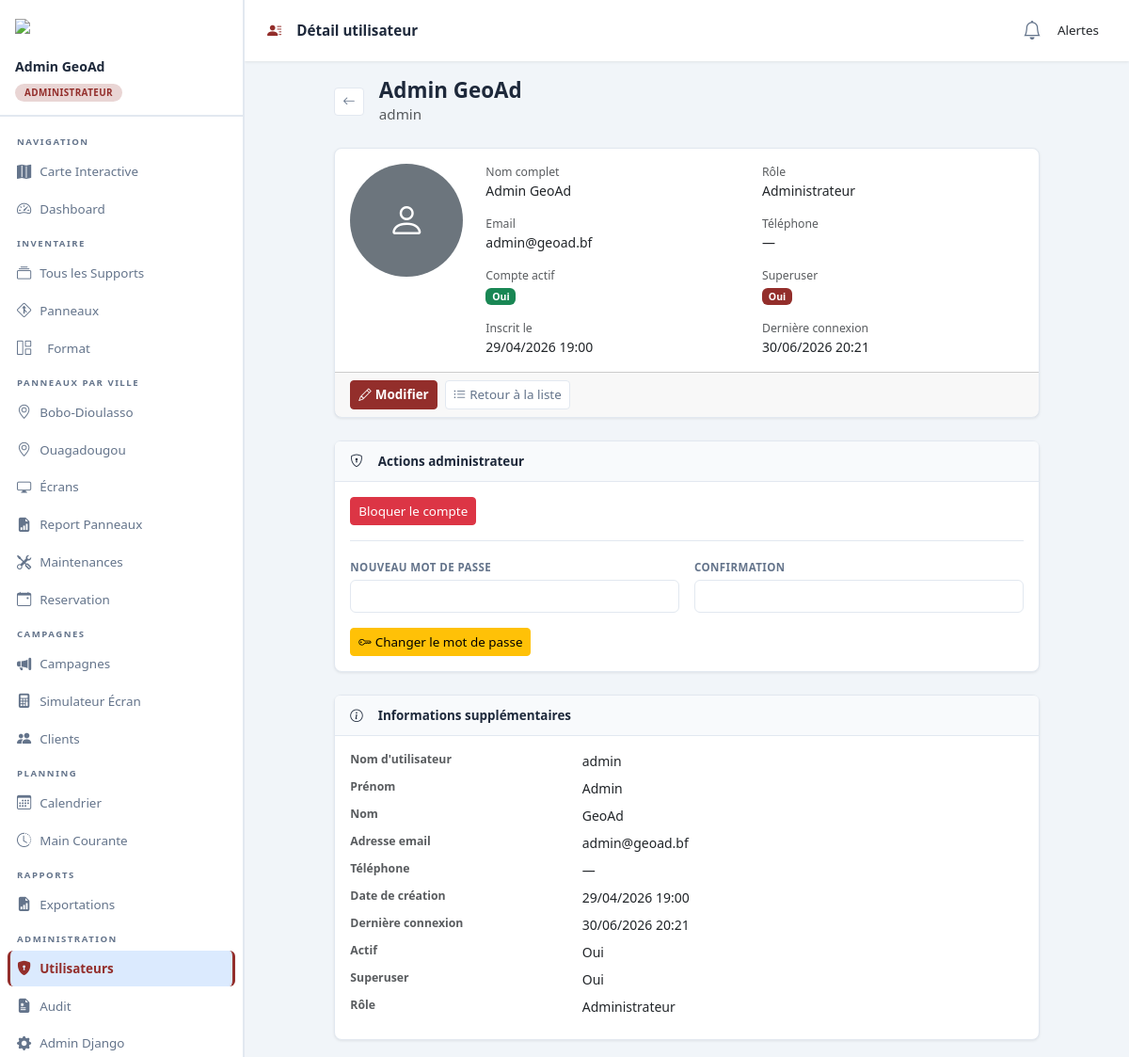
Before: /gestion/accounts/users/185/ (signed in) with the older database file.
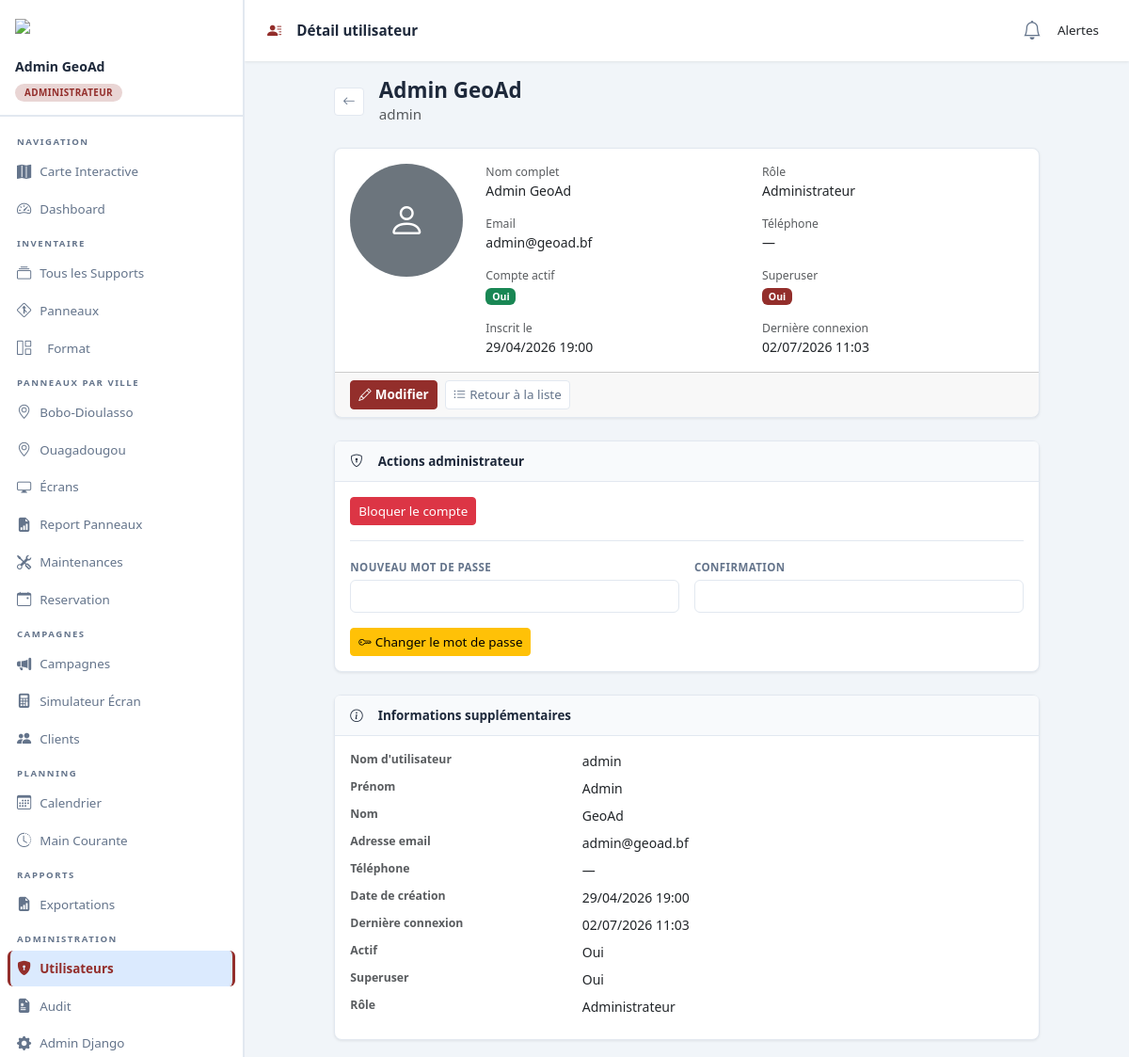
After: the same page with the newer database file.
### accounts/models.py (models this page shows, shortened)
class User(AbstractUser):
    ROLE_ADMIN      = 'admin'
    ROLE_STAFF      = 'staff'
    ROLE_TECHNICIEN = 'technicien'
    ROLE_CLIENT     = 'client'
    ROLE_CHOICES = [
        (ROLE_ADMIN,      'Administrateur'),
        (ROLE_STAFF,      'Staff Régie'),
        (ROLE_TECHNICIEN, 'Technicien'),
        (ROLE_CLIENT,     'Client'),
    ]
    role           = models.CharField(max_length=20, choices=ROLE_CHOICES, default=ROLE_STAFF)
    telephone      = models.CharField(max_length=30, blank=True)
    avatar         = models.ImageField(upload_to='avatars/', blank=True, null=True)
    client_profile = models.OneToOneField(
        'campaigns.Client', on_delete=models.SET_NULL,
        null=True, blank=True, related_name='user_account'
    )
    class Meta:
        verbose_name        = 'Utilisateur'
        verbose_name_plural = 'Utilisateurs'
    def get_role_display(self):
        return get_choice_label(self, 'role', self.ROLE_CHOICES)
    @property
    def is_admin(self):
        return self.role == self.ROLE_ADMIN or self.is_superuser
    @property
    def is_technicien(self):
        return self.role == self.ROLE_TECHNICIEN
    @property
    def is_client(self):
        return self.role == self.ROLE_CLIENT
    @property
    def client(self):
        """Raccourci : retourne le Client lié ou None."""
        if self.role == self.ROLE_CLIENT:
            return self.client_profile
        return None

### accounts/views.py (the view, shortened to what this page needs)
# urls.py: path('users/<int:pk>/', views.UserDetailView.as_view(), name='user_detail'),
class UserDetailView(LoginRequiredMixin, DetailView):
    model = User
    template_name = 'accounts/user_detail.html'
    context_object_name = 'target_user'
    def dispatch(self, request, *args, **kwargs):
        user = self.get_object()
        if not (request.user.is_superuser or request.user.is_admin or request.user.pk == user.pk):
            raise PermissionDenied
        return super().dispatch(request, *args, **kwargs)
    def get_context_data(self, **kwargs):
        context = super().get_context_data(**kwargs)
        context['password_form'] = AdminPasswordForm(self.object)
        return context

### accounts/forms.py
class AdminPasswordForm(SetPasswordForm):
    def __init__(self, *args, **kwargs):
        super().__init__(*args, **kwargs)
        for field in self.fields.values():
            field.widget.attrs.update(W)

### accounts/models.py (called while the page is built)
def get_choice_label(instance, field_name, choices):
    value = getattr(instance, field_name)
    return dict(choices).get(value, value)

### campaigns/context_processors.py (called while the page is built)
def alerts_data(request):
    return {'alertes': get_cached_alertes()}

### campaigns/views.py (called while the page is built, shortened)
def _build_alertes():
    alertes = []
    today = timezone.now().date()
    fin_dans_7j = today + timezone.timedelta(days=2)
    supports_panne = Support.objects.filter(etat='panne').only('code', 'pk')
    for s in supports_panne:
        alertes.append({
            'type': 'danger',
            'msg': f'Support {s.code} en panne',
            'url': reverse('support_detail', args=[s.uuid])
        })
    bientot = Campagne.objects.filter(
        statut='en_cours',
        date_fin__range=(today, fin_dans_7j)
    ).only('nom', 'date_fin', 'pk')
    return alertes

def get_cached_alertes():
    res = cache.get('dashboard_alertes')
    if not res:
        res = _build_alertes()
        cache.set('dashboard_alertes', res, 3600)
    return res

### templates/accounts/user_detail.html (shortened to what the changed rows need)
{% extends 'base.html' %}
{% block content %}
<div class="row justify-content-center">
  <div class="col-lg-10">
    <div class="d-flex align-items-center gap-3 mb-4">
      <div>
        <h1 style="font-size:1.4rem;font-weight:800;margin:0">{{ target_user.get_full_name|default:target_user.username }}</h1>
        <div class="text-muted" style="font-size:0.95rem">{{ target_user.username }}</div>
      </div>
    </div>
    <div class="card mb-4">
      <div class="card-body d-flex flex-column flex-md-row gap-4">
        <div class="flex-fill">
          <div class="row g-3">
            <div class="col-md-6">
              <div class="text-muted small">Nom complet</div>
              <div>{{ target_user.get_full_name|default:'—' }}</div>
            </div>
            <div class="col-md-6">
              <div class="text-muted small">Rôle</div>
              <div>{{ target_user.get_role_display }}</div>
            </div>
            <div class="col-md-6">
              <div class="text-muted small">Email</div>
              <div>{{ target_user.email|default:'—' }}</div>
            </div>
            <div class="col-md-6">
              <div class="text-muted small">Téléphone</div>
              <div>{{ target_user.telephone|default:'—' }}</div>
            </div>
            <div class="col-md-6">
              <div class="text-muted small">Inscrit le</div>
              <div>{{ target_user.date_joined|date:'d/m/Y H:i' }}</div>
            </div>
            <div class="col-md-6">
              <div class="text-muted small">Dernière connexion</div>
              <div>{{ target_user.last_login|date:'d/m/Y H:i'|default:'—' }}</div>
            </div>
          </div>
        </div>
      </div>
    </div>
    <div class="card">
      <div class="card-body">
        <dl class="row mb-0">
          <dt class="col-sm-4 text-muted small">Nom d'utilisateur</dt>
          <dd class="col-sm-8">{{ target_user.username }}</dd>
          <dt class="col-sm-4 text-muted small">Prénom</dt>
          <dd class="col-sm-8">{{ target_user.first_name|default:'—' }}</dd>
          <dt class="col-sm-4 text-muted small">Nom</dt>
          <dd class="col-sm-8">{{ target_user.last_name|default:'—' }}</dd>
          <dt class="col-sm-4 text-muted small">Adresse email</dt>
          <dd class="col-sm-8">{{ target_user.email|default:'—' }}</dd>
          <dt class="col-sm-4 text-muted small">Téléphone</dt>
          <dd class="col-sm-8">{{ target_user.telephone|default:'—' }}</dd>
          <dt class="col-sm-4 text-muted small">Date de création</dt>
          <dd class="col-sm-8">{{ target_user.date_joined|date:'d/m/Y H:i' }}</dd>
          <dt class="col-sm-4 text-muted small">Dernière connexion</dt>
          <dd class="col-sm-8">{{ target_user.last_login|date:'d/m/Y H:i'|default:'—' }}</dd>
          <dt class="col-sm-4 text-muted small">Actif</dt>
          <dd class="col-sm-8">{% if target_user.is_active %}Oui{% else %}Non{% endif %}</dd>
          <dt class="col-sm-4 text-muted small">Superuser</dt>
          <dd class="col-sm-8">{% if target_user.is_superuser %}Oui{% else %}Non{% endif %}</dd>
          <dt class="col-sm-4 text-muted small">Rôle</dt>
          <dd class="col-sm-8">{{ target_user.get_role_display }}</dd>
        </dl>
      </div>
    </div>
  </div>
</div>
{% endblock %}

### templates/base.html (shortened to what the changed rows need)
{% load static %}
<!doctype html>
<html lang="fr">
  <head>
    <link href="https://cdn.jsdelivr.net/npm/bootstrap@5.3.2/dist/css/bootstrap.min.css" rel="stylesheet" />
    <link href="https://cdn.jsdelivr.net/npm/bootstrap-icons@1.11.3/font/bootstrap-icons.css" rel="stylesheet" />
    <link rel="stylesheet" href="https://unpkg.com/leaflet@1.9.4/dist/leaflet.css" />
  </head>
  <body>
    <aside class="sidebar" id="sidebar">
      <div class="sidebar-brand d-flex align-items-center justify-content-between">
        <div>
          {% if user.is_authenticated %}
          <div style="margin-top: 8px">
            <div style="font-weight:700;font-size:.88rem;color:var(--text);white-space:nowrap;overflow:hidden;text-overflow:ellipsis;max-width:180px;">
              {{ user.get_full_name|default:user.username }}
            </div>
            <div class="role-pill">{{ user.get_role_display }}</div>
          </div>
          {% endif %}
        </div>
      </div>
    </aside>
    <div class="main-wrap">
      <div class="page-content {% block full_page %}{% endblock %}">
        {% block content %}{% endblock %}
      </div>
    </div>
  </body>
</html>

Changed rows visible on the page:
changed User "Admin GeoAd": last_login "30/06/2026 20:21" → "02/07/2026 11:03"
